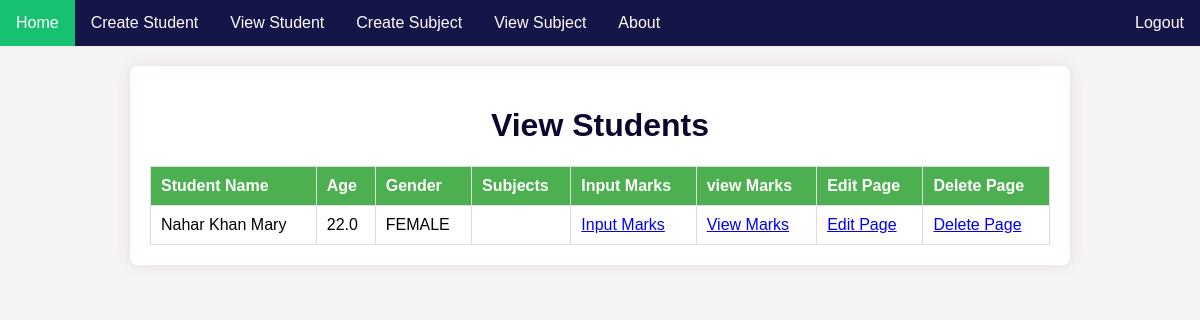
Page /viewStudentPage/ on the earlier database version.
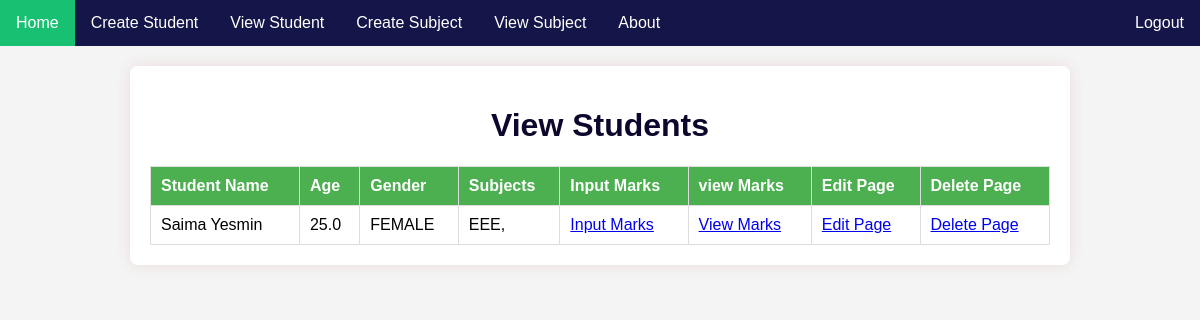
Same page on the later database version.
### myApp/models.py (models this page shows, shortened)
class studentModel(models.Model):
    GENDER=[
        ('male','MALE'),('female','FEMALE')
    ]
    StudentName=models.CharField(max_length=120,null=True)
    Age=models.FloatField()
    Gender=models.CharField(choices=GENDER,max_length=120,null=True)
    Subjects=models.ManyToManyField(SubjectModel)

class SubjectModel(models.Model):
    SubjectName=models.CharField(max_length=120)
    SubjectCode=models.CharField(max_length=120)
    Credit=models.CharField(max_length=120)

### myProject/views.py (the view)
# urls.py: path('viewStudentPage/', viewStudentPage,name='viewStudentPage'),
def viewStudentPage(request):
    students = studentModel.objects.all()
    return render(request, 'viewStudentPage.html', {'students': students})

### template/viewStudentPage.html (shortened to what this page needs)
{% include "base.html" %}
{% block content %}
<!DOCTYPE html>
<html lang="en">
<head>
</head>
<body>
<div class="container">
    <h1>View Students</h1>
    <table>
        <thead>
            <tr>
                <th>Student Name</th>
                <th>Age</th>
                <th>Gender</th>
                <th>Subjects</th>
                <th>Input Marks</th>
                <th>view Marks</th>
                <th>Edit Page</th>
                <th>Delete Page</th>
            </tr>
        </thead>
        <tbody>
            {% for student in students %}
                <tr>
                    <td>{{ student.StudentName }}</td>
                    <td>{{ student.Age }}</td>
                    <td>{{ student.get_Gender_display }}</td>
                    <td>
                        {% for subject in student.Subjects.all %}
                            {{ subject.SubjectName }},
                        {% endfor %}
                    </td>
                    <td>
                        <a href="{% url "inputMarksPage" student.id %}">Input Marks</a>
                    </td>
                        <td>
                        <a href="{% url "viewMarksPage" student.id %}">View Marks</a>
                    </td>
                    <td>
                        <a href="{% url "edit_student" student.id %}">Edit Page</a>
                    </td>
                    <td>
                        <a href="{% url "delete_student" student.id %}">Delete Page</a>
                    </td>
                </tr>
            {% endfor %}
        </tbody>
    </table>
</div>
</body>
</html>
{% endblock content %}

### template/base.html (shortened to what this page needs)
<!DOCTYPE html>
<html>
<head>
</head>
<body>
{% include 'include/navbar.html' %}
</body>
</html>

### template/include/navbar.html
<ul>
    <li><a class="active" href="{% url 'dashboardPage' %}">Home</a></li>
    <li><a href="{% url 'createStudenPage' %}">Create Student</a></li>
    <li><a href="{% url 'viewStudentPage' %}">View Student</a></li>
    <li><a href="{% url 'createSubjectPage' %}">Create Subject</a></li>
    <li><a href="{% url 'viewSubjectPage' %}">View Subject</a></li>
    <li style="float:right"><a href="{% url 'logoutPage' %}">Logout</a></li>
    <li><a href="#about">About</a></li>
  </ul>

### template/base.html (style rules this page uses)
ul { list-style-type: none; margin: 0; padding: 0; overflow: hidden; background-color: #141549; }
li { float: left; }
li a { display: block; color: white; text-align: center; padding: 14px 16px; text-decoration: none; }

### template/viewStudentPage.html (style rules this page uses)
body { font-family: Arial, sans-serif; background-color: #f4f4f4; margin: 0; padding: 0; }
.container { max-width: 900px; margin: 20px auto; background-color: #fff; padding: 20px; border-radius: 8px; box-shadow: 0 0 15px rgba(182, 15, 15, 0.1); }
table { width: 100%; border-collapse: collapse; margin-top: 20px; }
th, td { border: 1px solid #ddd; padding: 10px; text-align: left; }
th { background-color: #4caf50; color: white; }
h1 { text-align: center; color: #0c072c; }

Differences in the rows shown:
removed studentModel: StudentName "Nahar Khan Mary", Age "22.0", Gender "FEMALE"
added studentModel: StudentName "Saima Yesmin", Age "25.0", Gender "FEMALE"
now on this page (row unchanged): SubjectModel: SubjectName "EEE"
